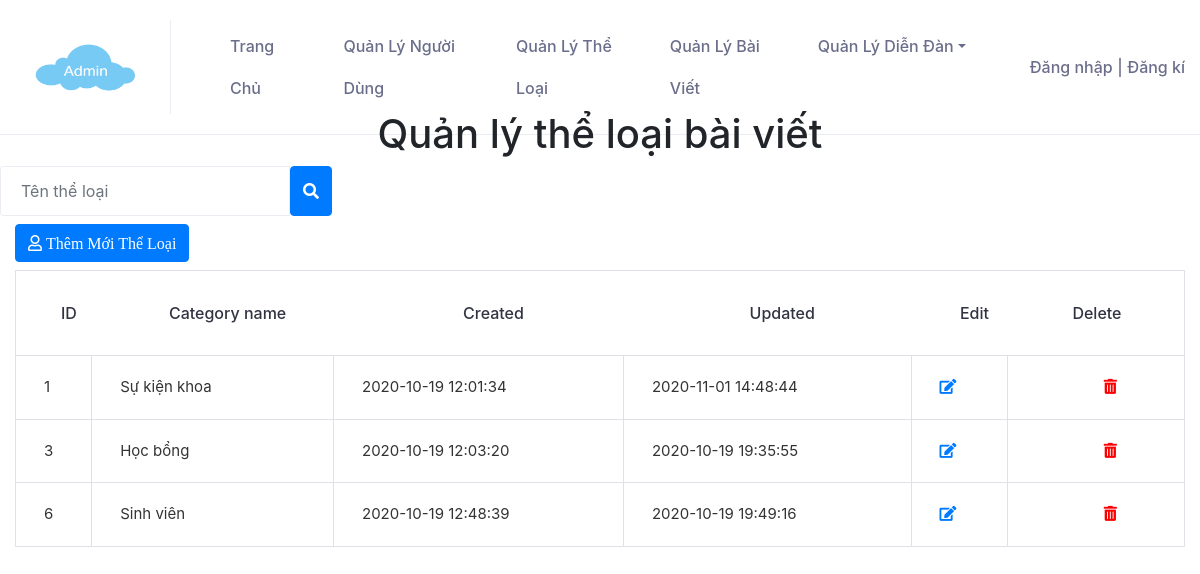
The page /cse485-website-project/Admin/categoris-posts-index.php on the database as committed earlier.
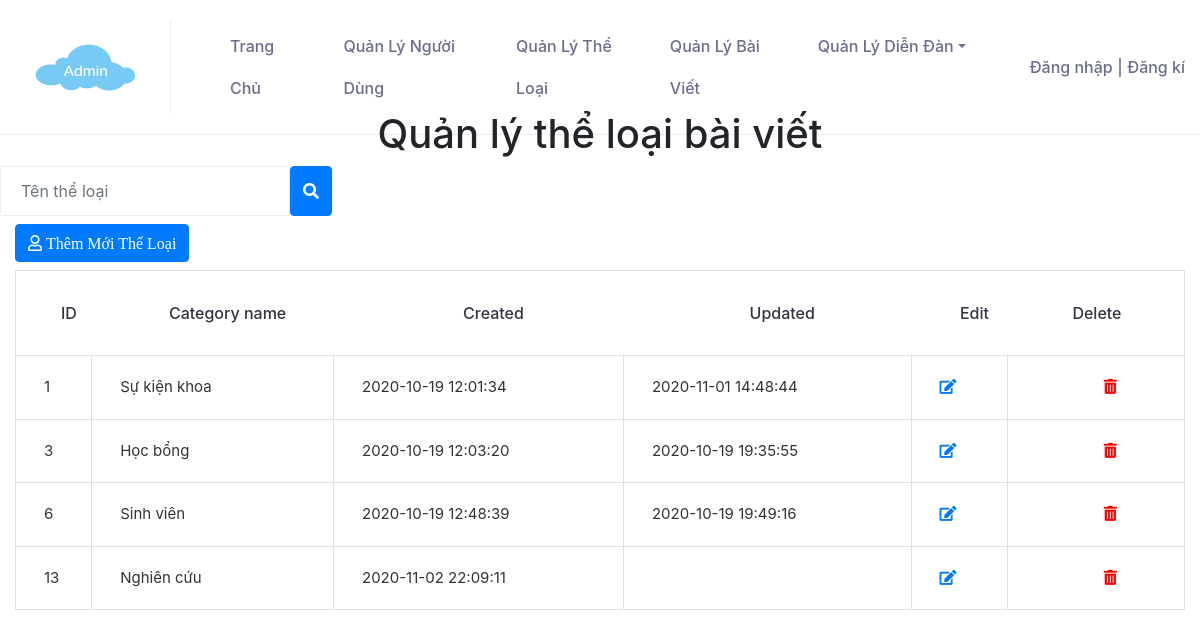
The same page on the database as committed later.
### tables this page shows
CREATE TABLE `categoris` (
  `ID` int(11) NOT NULL,
  `CategoryName` varchar(255) NOT NULL,
  `Created` timestamp NOT NULL DEFAULT current_timestamp(),
  `Updated` datetime DEFAULT NULL
);

### cse485-website-project/Admin/categoris-posts-index-process.php (the view, shortened to what this page needs)
<?php
    $nameSearch = $_GET['searchString'];
    if (isset($nameSearch) && !empty($nameSearch))
    {
        $sql = "select * from categoris where CategoryName like '$nameSearch'";
    }
    else
    {
        $sql = "select * from categoris";
    }
    mysqli_set_charset($conn,"UTF8");
    $result = mysqli_query($conn,$sql);
    while($row = mysqli_fetch_assoc($result))
    {?>
        <tr>
            <td><?php echo $row['ID'] ?></td>
            <td><?php echo $row['CategoryName'] ?></td>
            <td><?php echo $row['Created'] ?></td>
            <td><?php echo $row['Updated'] ?></td>
            <td><a href="category-post-edit.php?id=<?php echo $row['ID'] ?>" name="ID" class="fa fa-edit"></a></td>
            <td class="text-center"><a class="fas fa-trash-alt" style="color:red;" onClick="deleteCategory(<?php echo $row['ID']; ?>)"></a></td>
            </tr>
    <?php
    }
?>

Rows that differ between the two databases and show on the page:
added categoris: ID "13", CategoryName "Nghiên cứu", Created "2020-11-02 22:09:11"
